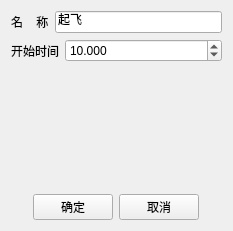
<?xml version="1.0" encoding="UTF-8"?>
<ui version="4.0">
 <class>ByyTakeOffTaskWidget</class>
 <widget class="QWidget" name="ByyTakeOffTaskWidget">
  <property name="geometry">
   <rect>
    <x>0</x>
    <y>0</y>
    <width>233</width>
    <height>231</height>
   </rect>
  </property>
  <property name="windowTitle">
   <string>起飞</string>
  </property>
  <layout class="QVBoxLayout" name="verticalLayout">
   <item>
    <layout class="QHBoxLayout" name="horizontalLayout_5">
     <item>
      <widget class="QLabel" name="nameLabel">
       <property name="text">
        <string>名    称</string>
       </property>
      </widget>
     </item>
     <item>
      <widget class="QLineEdit" name="nameEdit">
       <property name="text">
        <string>起飞</string>
       </property>
      </widget>
     </item>
    </layout>
   </item>
   <item>
    <layout class="QHBoxLayout" name="horizontalLayout_6">
     <item>
      <widget class="QLabel" name="startTimeLabel">
       <property name="text">
        <string>开始时间</string>
       </property>
      </widget>
     </item>
     <item>
      <widget class="QDoubleSpinBox" name="startTimeSpinBox">
       <property name="sizePolicy">
        <sizepolicy hsizetype="Expanding" vsizetype="Fixed">
         <horstretch>0</horstretch>
         <verstretch>0</verstretch>
        </sizepolicy>
       </property>
       <property name="decimals">
        <number>3</number>
       </property>
       <property name="maximum">
        <double>99999.990000000005239</double>
       </property>
       <property name="singleStep">
        <double>0.000000000000000</double>
       </property>
       <property name="value">
        <double>10.000000000000000</double>
       </property>
      </widget>
     </item>
    </layout>
   </item>
   <item>
    <spacer name="verticalSpacer_2">
     <property name="orientation">
      <enum>Qt::Vertical</enum>
     </property>
     <property name="sizeHint" stdset="0">
      <size>
       <width>20</width>
       <height>123</height>
      </size>
     </property>
    </spacer>
   </item>
   <item>
    <layout class="QHBoxLayout" name="horizontalLayout_4">
     <item>
      <spacer name="horizontalSpacer">
       <property name="orientation">
        <enum>Qt::Horizontal</enum>
       </property>
       <property name="sizeHint" stdset="0">
        <size>
         <width>40</width>
         <height>20</height>
        </size>
       </property>
      </spacer>
     </item>
     <item>
      <widget class="QPushButton" name="pushButton">
       <property name="text">
        <string>确定</string>
       </property>
      </widget>
     </item>
     <item>
      <widget class="QPushButton" name="pushButton_2">
       <property name="text">
        <string>取消</string>
       </property>
      </widget>
     </item>
     <item>
      <spacer name="horizontalSpacer_2">
       <property name="orientation">
        <enum>Qt::Horizontal</enum>
       </property>
       <property name="sizeHint" stdset="0">
        <size>
         <width>40</width>
         <height>20</height>
        </size>
       </property>
      </spacer>
     </item>
    </layout>
   </item>
  </layout>
 </widget>
 <layoutdefault spacing="6" margin="11"/>
 <resources/>
 <connections/>
</ui>
